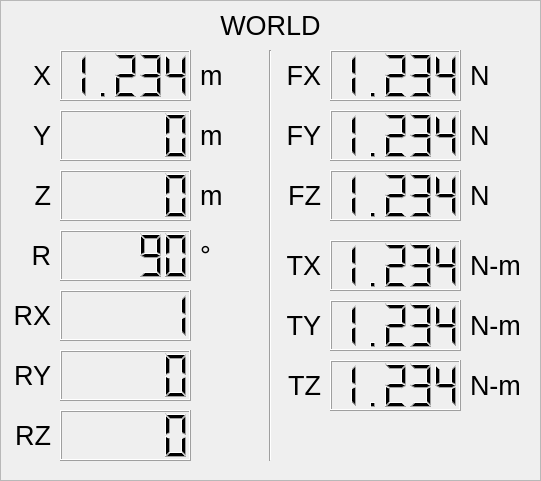
   <widget class="QFrame" name="frame">
    <property name="geometry">
     <rect>
      <x>20</x>
      <y>20</y>
      <width>541</width>
      <height>481</height>
     </rect>
    </property>
    <property name="frameShape">
     <enum>QFrame::StyledPanel</enum>
    </property>
    <property name="frameShadow">
     <enum>QFrame::Sunken</enum>
    </property>
    <widget class="QLabel" name="label_7">
     <property name="geometry">
      <rect>
       <x>0</x>
       <y>0</y>
       <width>541</width>
       <height>51</height>
      </rect>
     </property>
     <property name="font">
      <font>
       <pointsize>20</pointsize>
       <weight>50</weight>
       <bold>false</bold>
      </font>
     </property>
     <property name="text">
      <string>WORLD</string>
     </property>
     <property name="alignment">
      <set>Qt::AlignCenter</set>
     </property>
    </widget>
    <widget class="QLabel" name="label_8">
     <property name="geometry">
      <rect>
       <x>10</x>
       <y>230</y>
       <width>41</width>
       <height>51</height>
      </rect>
     </property>
     <property name="font">
      <font>
       <pointsize>20</pointsize>
       <weight>50</weight>
       <bold>false</bold>
      </font>
     </property>
     <property name="text">
      <string>R</string>
     </property>
     <property name="alignment">
      <set>Qt::AlignRight|Qt::AlignTrailing|Qt::AlignVCenter</set>
     </property>
    </widget>
    <widget class="QLCDNumber" name="lcdNumber_4">
     <property name="geometry">
      <rect>
       <x>60</x>
       <y>230</y>
       <width>131</width>
       <height>51</height>
      </rect>
     </property>
     <property name="value" stdset="0">
      <double>90.000000000000000</double>
     </property>
    </widget>
    <widget class="QLabel" name="label_9">
     <property name="geometry">
      <rect>
       <x>200</x>
       <y>230</y>
       <width>31</width>
       <height>51</height>
      </rect>
     </property>
     <property name="font">
      <font>
       <pointsize>20</pointsize>
       <weight>50</weight>
       <bold>false</bold>
      </font>
     </property>
     <property name="text">
      <string>°</string>
     </property>
     <property name="alignment">
      <set>Qt::AlignLeading|Qt::AlignLeft|Qt::AlignVCenter</set>
     </property>
    </widget>
    <widget class="QLCDNumber" name="world_x">
     <property name="geometry">
      <rect>
       <x>60</x>
       <y>50</y>
       <width>131</width>
       <height>51</height>
      </rect>
     </property>
     <property name="acceptDrops">
      <bool>false</bool>
     </property>
     <property name="layoutDirection">
      <enum>Qt::LeftToRight</enum>
     </property>
     <property name="frameShape">
      <enum>QFrame::Box</enum>
     </property>
     <property name="smallDecimalPoint">
      <bool>false</bool>
     </property>
     <property name="digitCount">
      <number>5</number>
     </property>
     <property name="mode">
      <enum>QLCDNumber::Dec</enum>
     </property>
     <property name="segmentStyle">
      <enum>QLCDNumber::Filled</enum>
     </property>
     <property name="value" stdset="0">
      <double>1.234000000000000</double>
     </property>
    </widget>
    <widget class="QLabel" name="label_4">
     <property name="geometry">
      <rect>
       <x>200</x>
       <y>50</y>
       <width>41</width>
       <height>51</height>
      </rect>
     </property>
     <property name="font">
      <font>
       <pointsize>20</pointsize>
       <weight>50</weight>
       <bold>false</bold>
      </font>
     </property>
     <property name="text">
      <string>m</string>
     </property>
     <property name="alignment">
      <set>Qt::AlignLeading|Qt::AlignLeft|Qt::AlignVCenter</set>
     </property>
    </widget>
    <widget class="QLabel" name="label">
     <property name="geometry">
      <rect>
       <x>10</x>
       <y>50</y>
       <width>41</width>
       <height>51</height>
      </rect>
     </property>
     <property name="font">
      <font>
       <pointsize>20</pointsize>
       <weight>50</weight>
       <bold>false</bold>
      </font>
     </property>
     <property name="text">
      <string>X</string>
     </property>
     <property name="alignment">
      <set>Qt::AlignRight|Qt::AlignTrailing|Qt::AlignVCenter</set>
     </property>
    </widget>
    <widget class="QLabel" name="label_2">
     <property name="geometry">
      <rect>
       <x>10</x>
       <y>110</y>
       <width>41</width>
       <height>51</height>
      </rect>
     </property>
     <property name="font">
      <font>
       <pointsize>20</pointsize>
       <weight>50</weight>
       <bold>false</bold>
      </font>
     </property>
     <property name="text">
      <string>Y</string>
     </property>
     <property name="alignment">
      <set>Qt::AlignRight|Qt::AlignTrailing|Qt::AlignVCenter</set>
     </property>
    </widget>
    <widget class="QLabel" name="label_3">
     <property name="geometry">
      <rect>
       <x>10</x>
       <y>170</y>
       <width>41</width>
       <height>51</height>
      </rect>
     </property>
     <property name="font">
      <font>
       <pointsize>20</pointsize>
       <weight>50</weight>
       <bold>false</bold>
      </font>
     </property>
     <property name="text">
      <string>Z</string>
     </property>
     <property name="alignment">
      <set>Qt::AlignRight|Qt::AlignTrailing|Qt::AlignVCenter</set>
     </property>
    </widget>
    <widget class="QLCDNumber" name="lcdNumber_5">
     <property name="geometry">
      <rect>
       <x>60</x>
       <y>290</y>
       <width>131</width>
       <height>51</height>
      </rect>
     </property>
     <property name="value" stdset="0">
      <double>1.000000000000000</double>
     </property>
    </widget>
    <widget class="QLCDNumber" name="lcdNumber_2">
     <property name="geometry">
      <rect>
       <x>60</x>
       <y>110</y>
       <width>131</width>
       <height>51</height>
      </rect>
     </property>
     <property name="layoutDirection">
      <enum>Qt::LeftToRight</enum>
     </property>
     <property name="mode">
      <enum>QLCDNumber::Dec</enum>
     </property>
    </widget>
    <widget class="QLCDNumber" name="lcdNumber_3">
     <property name="geometry">
      <rect>
       <x>60</x>
       <y>170</y>
       <width>131</width>
       <height>51</height>
      </rect>
     </property>
    </widget>
    <widget class="QLabel" name="label_6">
     <property name="geometry">
      <rect>
       <x>200</x>
       <y>170</y>
       <width>41</width>
       <height>51</height>
      </rect>
     </property>
     <property name="font">
      <font>
       <pointsize>20</pointsize>
       <weight>50</weight>
       <bold>false</bold>
      </font>
     </property>
     <property name="text">
      <string>m</string>
     </property>
     <property name="alignment">
      <set>Qt::AlignLeading|Qt::AlignLeft|Qt::AlignVCenter</set>
     </property>
    </widget>
    <widget class="QLabel" name="label_5">
     <property name="geometry">
      <rect>
       <x>200</x>
       <y>110</y>
       <width>41</width>
       <height>51</height>
      </rect>
     </property>
     <property name="font">
      <font>
       <pointsize>20</pointsize>
       <weight>50</weight>
       <bold>false</bold>
      </font>
     </property>
     <property name="text">
      <string>m</string>
     </property>
     <property name="alignment">
      <set>Qt::AlignLeading|Qt::AlignLeft|Qt::AlignVCenter</set>
     </property>
    </widget>
    <widget class="QLabel" name="label_10">
     <property name="geometry">
      <rect>
       <x>10</x>
       <y>290</y>
       <width>41</width>
       <height>51</height>
      </rect>
     </property>
     <property name="font">
      <font>
       <pointsize>20</pointsize>
       <weight>50</weight>
       <bold>false</bold>
      </font>
     </property>
     <property name="text">
      <string>RX</string>
     </property>
     <property name="alignment">
      <set>Qt::AlignRight|Qt::AlignTrailing|Qt::AlignVCenter</set>
     </property>
    </widget>
    <widget class="QLabel" name="label_11">
     <property name="geometry">
      <rect>
       <x>10</x>
       <y>350</y>
       <width>41</width>
       <height>51</height>
      </rect>
     </property>
     <property name="font">
      <font>
       <pointsize>20</pointsize>
       <weight>50</weight>
       <bold>false</bold>
      </font>
     </property>
     <property name="text">
      <string>RY</string>
     </property>
     <property name="alignment">
      <set>Qt::AlignRight|Qt::AlignTrailing|Qt::AlignVCenter</set>
     </property>
    </widget>
    <widget class="QLabel" name="label_12">
     <property name="geometry">
      <rect>
       <x>10</x>
       <y>410</y>
       <width>41</width>
       <height>51</height>
      </rect>
     </property>
     <property name="font">
      <font>
       <pointsize>20</pointsize>
       <weight>50</weight>
       <bold>false</bold>
      </font>
     </property>
     <property name="text">
      <string>RZ</string>
     </property>
     <property name="alignment">
      <set>Qt::AlignRight|Qt::AlignTrailing|Qt::AlignVCenter</set>
     </property>
    </widget>
    <widget class="QLCDNumber" name="lcdNumber_6">
     <property name="geometry">
      <rect>
       <x>60</x>
       <y>350</y>
       <width>131</width>
       <height>51</height>
      </rect>
     </property>
     <property name="value" stdset="0">
      <double>0.000000000000000</double>
     </property>
    </widget>
    <widget class="QLCDNumber" name="lcdNumber_7">
     <property name="geometry">
      <rect>
       <x>60</x>
       <y>410</y>
       <width>131</width>
       <height>51</height>
      </rect>
     </property>
     <property name="value" stdset="0">
      <double>0.000000000000000</double>
     </property>
    </widget>
    <widget class="QLCDNumber" name="lcdNumber_8">
     <property name="geometry">
      <rect>
       <x>330</x>
       <y>50</y>
       <width>131</width>
       <height>51</height>
      </rect>
     </property>
     <property name="acceptDrops">
      <bool>false</bool>
     </property>
     <property name="layoutDirection">
      <enum>Qt::LeftToRight</enum>
     </property>
     <property name="frameShape">
      <enum>QFrame::Box</enum>
     </property>
     <property name="smallDecimalPoint">
      <bool>false</bool>
     </property>
     <property name="digitCount">
      <number>5</number>
     </property>
     <property name="mode">
      <enum>QLCDNumber::Dec</enum>
     </property>
     <property name="segmentStyle">
      <enum>QLCDNumber::Filled</enum>
     </property>
     <property name="value" stdset="0">
      <double>1.234000000000000</double>
     </property>
    </widget>
    <widget class="QLabel" name="label_13">
     <property name="geometry">
      <rect>
       <x>280</x>
       <y>50</y>
       <width>41</width>
       <height>51</height>
      </rect>
     </property>
     <property name="font">
      <font>
       <pointsize>20</pointsize>
       <weight>50</weight>
       <bold>false</bold>
      </font>
     </property>
     <property name="text">
      <string>FX</string>
     </property>
     <property name="alignment">
      <set>Qt::AlignRight|Qt::AlignTrailing|Qt::AlignVCenter</set>
     </property>
    </widget>
    <widget class="QLabel" name="label_14">
     <property name="geometry">
      <rect>
       <x>470</x>
       <y>50</y>
       <width>41</width>
       <height>51</height>
      </rect>
     </property>
     <property name="font">
      <font>
       <pointsize>20</pointsize>
       <weight>50</weight>
       <bold>false</bold>
      </font>
     </property>
     <property name="text">
      <string>N</string>
     </property>
     <property name="alignment">
      <set>Qt::AlignLeading|Qt::AlignLeft|Qt::AlignVCenter</set>
     </property>
    </widget>
    <widget class="QLabel" name="label_15">
     <property name="geometry">
      <rect>
       <x>280</x>
       <y>110</y>
       <width>41</width>
       <height>51</height>
      </rect>
     </property>
     <property name="font">
      <font>
       <pointsize>20</pointsize>
       <weight>50</weight>
       <bold>false</bold>
      </font>
     </property>
     <property name="text">
      <string>FY</string>
     </property>
     <property name="alignment">
      <set>Qt::AlignRight|Qt::AlignTrailing|Qt::AlignVCenter</set>
     </property>
    </widget>
    <widget class="QLCDNumber" name="lcdNumber_9">
     <property name="geometry">
      <rect>
       <x>330</x>
       <y>110</y>
       <width>131</width>
       <height>51</height>
      </rect>
     </property>
     <property name="acceptDrops">
      <bool>false</bool>
     </property>
     <property name="layoutDirection">
      <enum>Qt::LeftToRight</enum>
     </property>
     <property name="frameShape">
      <enum>QFrame::Box</enum>
     </property>
     <property name="smallDecimalPoint">
      <bool>false</bool>
     </property>
     <property name="digitCount">
      <number>5</number>
     </property>
     <property name="mode">
      <enum>QLCDNumber::Dec</enum>
     </property>
     <property name="segmentStyle">
      <enum>QLCDNumber::Filled</enum>
     </property>
     <property name="value" stdset="0">
      <double>1.234000000000000</double>
     </property>
    </widget>
    <widget class="QLabel" name="label_16">
     <property name="geometry">
      <rect>
       <x>470</x>
       <y>110</y>
       <width>41</width>
       <height>51</height>
      </rect>
     </property>
     <property name="font">
      <font>
       <pointsize>20</pointsize>
       <weight>50</weight>
       <bold>false</bold>
      </font>
     </property>
     <property name="text">
      <string>N</string>
     </property>
     <property name="alignment">
      <set>Qt::AlignLeading|Qt::AlignLeft|Qt::AlignVCenter</set>
     </property>
    </widget>
    <widget class="QLabel" name="label_17">
     <property name="geometry">
      <rect>
       <x>280</x>
       <y>170</y>
       <width>41</width>
       <height>51</height>
      </rect>
     </property>
     <property name="font">
      <font>
       <pointsize>20</pointsize>
       <weight>50</weight>
       <bold>false</bold>
      </font>
     </property>
     <property name="text">
      <string>FZ</string>
     </property>
     <property name="alignment">
      <set>Qt::AlignRight|Qt::AlignTrailing|Qt::AlignVCenter</set>
     </property>
    </widget>
    <widget class="QLCDNumber" name="lcdNumber_10">
     <property name="geometry">
      <rect>
       <x>330</x>
       <y>170</y>
       <width>131</width>
       <height>51</height>
      </rect>
     </property>
     <property name="acceptDrops">
      <bool>false</bool>
     </property>
     <property name="layoutDirection">
      <enum>Qt::LeftToRight</enum>
     </property>
     <property name="frameShape">
      <enum>QFrame::Box</enum>
     </property>
     <property name="smallDecimalPoint">
      <bool>false</bool>
     </property>
     <property name="digitCount">
      <number>5</number>
     </property>
     <property name="mode">
      <enum>QLCDNumber::Dec</enum>
     </property>
     <property name="segmentStyle">
      <enum>QLCDNumber::Filled</enum>
     </property>
     <property name="value" stdset="0">
      <double>1.234000000000000</double>
     </property>
    </widget>
    <widget class="QLabel" name="label_18">
     <property name="geometry">
      <rect>
       <x>470</x>
       <y>170</y>
       <width>41</width>
       <height>51</height>
      </rect>
     </property>
     <property name="font">
      <font>
       <pointsize>20</pointsize>
       <weight>50</weight>
       <bold>false</bold>
      </font>
     </property>
     <property name="text">
      <string>N</string>
     </property>
     <property name="alignment">
      <set>Qt::AlignLeading|Qt::AlignLeft|Qt::AlignVCenter</set>
     </property>
    </widget>
    <widget class="QLabel" name="label_19">
     <property name="geometry">
      <rect>
       <x>280</x>
       <y>240</y>
       <width>41</width>
       <height>51</height>
      </rect>
     </property>
     <property name="font">
      <font>
       <pointsize>20</pointsize>
       <weight>50</weight>
       <bold>false</bold>
      </font>
     </property>
     <property name="text">
      <string>TX</string>
     </property>
     <property name="alignment">
      <set>Qt::AlignRight|Qt::AlignTrailing|Qt::AlignVCenter</set>
     </property>
    </widget>
    <widget class="QLCDNumber" name="lcdNumber_11">
     <property name="geometry">
      <rect>
       <x>330</x>
       <y>240</y>
       <width>131</width>
       <height>51</height>
      </rect>
     </property>
     <property name="acceptDrops">
      <bool>false</bool>
     </property>
     <property name="layoutDirection">
      <enum>Qt::LeftToRight</enum>
     </property>
     <property name="frameShape">
      <enum>QFrame::Box</enum>
     </property>
     <property name="smallDecimalPoint">
      <bool>false</bool>
     </property>
     <property name="digitCount">
      <number>5</number>
     </property>
     <property name="mode">
      <enum>QLCDNumber::Dec</enum>
     </property>
     <property name="segmentStyle">
      <enum>QLCDNumber::Filled</enum>
     </property>
     <property name="value" stdset="0">
      <double>1.234000000000000</double>
     </property>
    </widget>
    <widget class="QLabel" name="label_20">
     <property name="geometry">
      <rect>
       <x>470</x>
       <y>240</y>
       <width>51</width>
       <height>51</height>
      </rect>
     </property>
     <property name="font">
      <font>
       <pointsize>20</pointsize>
       <weight>50</weight>
       <bold>false</bold>
      </font>
     </property>
     <property name="text">
      <string>N-m</string>
     </property>
     <property name="alignment">
      <set>Qt::AlignLeading|Qt::AlignLeft|Qt::AlignVCenter</set>
     </property>
    </widget>
    <widget class="QLabel" name="label_21">
     <property name="geometry">
      <rect>
       <x>280</x>
       <y>300</y>
       <width>41</width>
       <height>51</height>
      </rect>
     </property>
     <property name="font">
      <font>
       <pointsize>20</pointsize>
       <weight>50</weight>
       <bold>false</bold>
      </font>
     </property>
     <property name="text">
      <string>TY</string>
     </property>
     <property name="alignment">
      <set>Qt::AlignRight|Qt::AlignTrailing|Qt::AlignVCenter</set>
     </property>
    </widget>
    <widget class="QLCDNumber" name="lcdNumber_12">
     <property name="geometry">
      <rect>
       <x>330</x>
       <y>300</y>
       <width>131</width>
       <height>51</height>
      </rect>
     </property>
     <property name="acceptDrops">
      <bool>false</bool>
     </property>
     <property name="layoutDirection">
      <enum>Qt::LeftToRight</enum>
     </property>
     <property name="frameShape">
      <enum>QFrame::Box</enum>
     </property>
     <property name="smallDecimalPoint">
      <bool>false</bool>
     </property>
     <property name="digitCount">
      <number>5</number>
     </property>
     <property name="mode">
      <enum>QLCDNumber::Dec</enum>
     </property>
     <property name="segmentStyle">
      <enum>QLCDNumber::Filled</enum>
     </property>
     <property name="value" stdset="0">
      <double>1.234000000000000</double>
     </property>
    </widget>
    <widget class="QLabel" name="label_22">
     <property name="geometry">
      <rect>
       <x>470</x>
       <y>300</y>
       <width>51</width>
       <height>51</height>
      </rect>
     </property>
     <property name="font">
      <font>
       <pointsize>20</pointsize>
       <weight>50</weight>
       <bold>false</bold>
      </font>
     </property>
     <property name="text">
      <string>N-m</string>
     </property>
     <property name="alignment">
      <set>Qt::AlignLeading|Qt::AlignLeft|Qt::AlignVCenter</set>
     </property>
    </widget>
    <widget class="QLabel" name="label_23">
     <property name="geometry">
      <rect>
       <x>280</x>
       <y>360</y>
       <width>41</width>
       <height>51</height>
      </rect>
     </property>
     <property name="font">
      <font>
       <pointsize>20</pointsize>
       <weight>50</weight>
       <bold>false</bold>
      </font>
     </property>
     <property name="text">
      <string>TZ</string>
     </property>
     <property name="alignment">
      <set>Qt::AlignRight|Qt::AlignTrailing|Qt::AlignVCenter</set>
     </property>
    </widget>
    <widget class="QLCDNumber" name="lcdNumber_13">
     <property name="geometry">
      <rect>
       <x>330</x>
       <y>360</y>
       <width>131</width>
       <height>51</height>
      </rect>
     </property>
     <property name="acceptDrops">
      <bool>false</bool>
     </property>
     <property name="layoutDirection">
      <enum>Qt::LeftToRight</enum>
     </property>
     <property name="frameShape">
      <enum>QFrame::Box</enum>
     </property>
     <property name="smallDecimalPoint">
      <bool>false</bool>
     </property>
     <property name="digitCount">
      <number>5</number>
     </property>
     <property name="mode">
      <enum>QLCDNumber::Dec</enum>
     </property>
     <property name="segmentStyle">
      <enum>QLCDNumber::Filled</enum>
     </property>
     <property name="value" stdset="0">
      <double>1.234000000000000</double>
     </property>
    </widget>
    <widget class="QLabel" name="label_24">
     <property name="geometry">
      <rect>
       <x>470</x>
       <y>360</y>
       <width>51</width>
       <height>51</height>
      </rect>
     </property>
     <property name="font">
      <font>
       <pointsize>20</pointsize>
       <weight>50</weight>
       <bold>false</bold>
      </font>
     </property>
     <property name="text">
      <string>N-m</string>
     </property>
     <property name="alignment">
      <set>Qt::AlignLeading|Qt::AlignLeft|Qt::AlignVCenter</set>
     </property>
    </widget>
    <widget class="Line" name="line">
     <property name="geometry">
      <rect>
       <x>260</x>
       <y>50</y>
       <width>20</width>
       <height>411</height>
      </rect>
     </property>
     <property name="orientation">
      <enum>Qt::Vertical</enum>
     </property>
    </widget>
   </widget>
